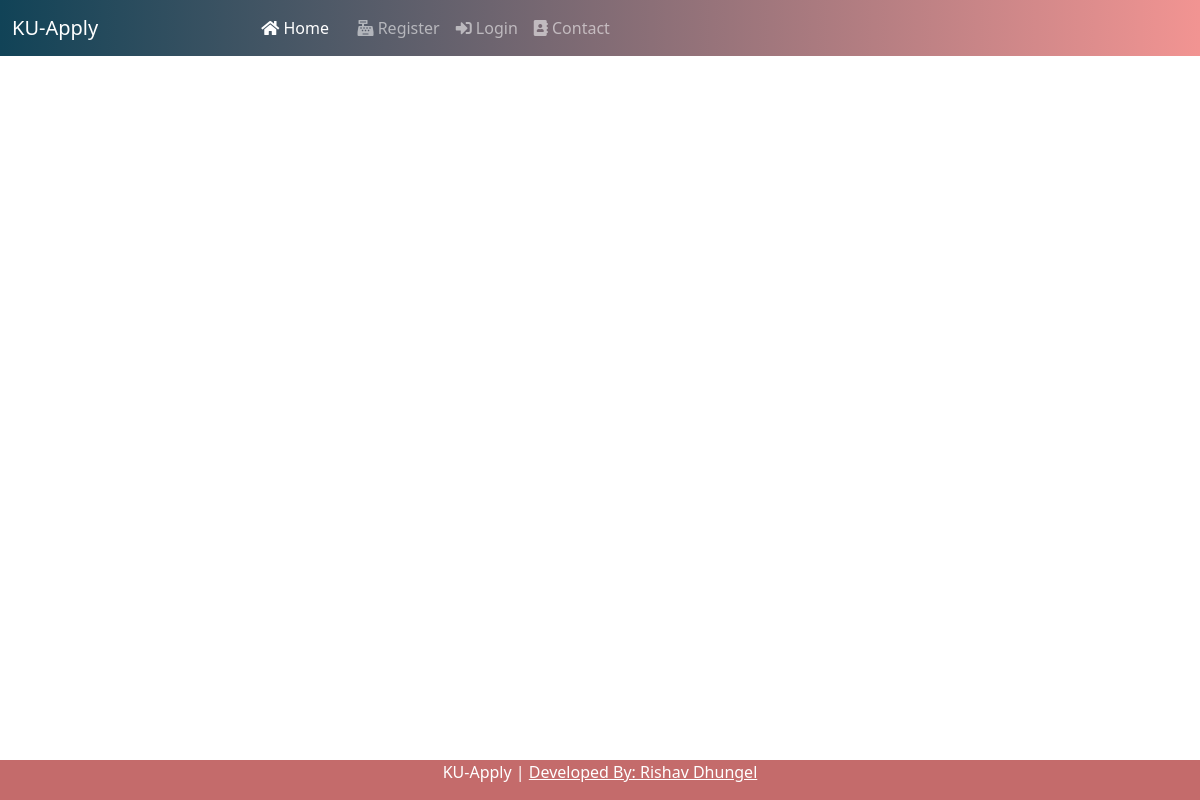
Page /notice/7/ on the earlier database version.
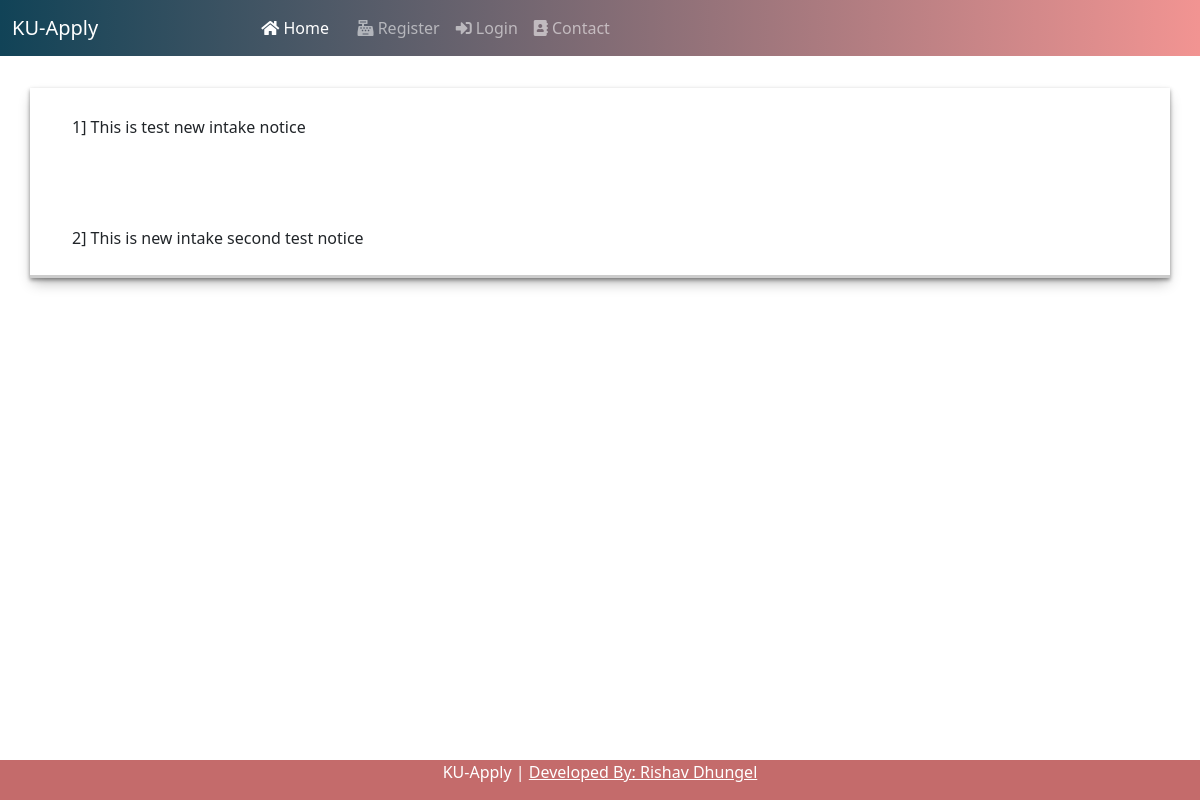
Same page on the later database version.
### college/models.py (models this page shows, shortened)
class Detail(models.Model):
    title = models.ForeignKey(Notice, on_delete=models.CASCADE)
    notice = models.CharField(max_length=200)

### college/views.py (the view)
# urls.py: path("notice/<int:myid>/", views.notice, name="notice"),
def notice(request, myid):
    notices = Notice.objects.filter(id=myid).first()
    details = Detail.objects.filter(title=notices)
    return render(request, "notice.html", {'details':details})

### college/templates/notice.html (shortened to what this page needs)
{% extends 'basic.html' %}
{% block home %} active {% endblock %}
{% block body %}
<div class="container mt-2" id="box">
{% for i in details %}
<h6 style="margin-top: 2rem; padding: 30px;">{{forloop.counter}}] {{i.notice}}</h6>
{% endfor %}
</div>
{% endblock %}

Differences in the rows shown:
added Detail: notice "This is test new intake notice"
added Detail: notice "This is new intake second test notice"
